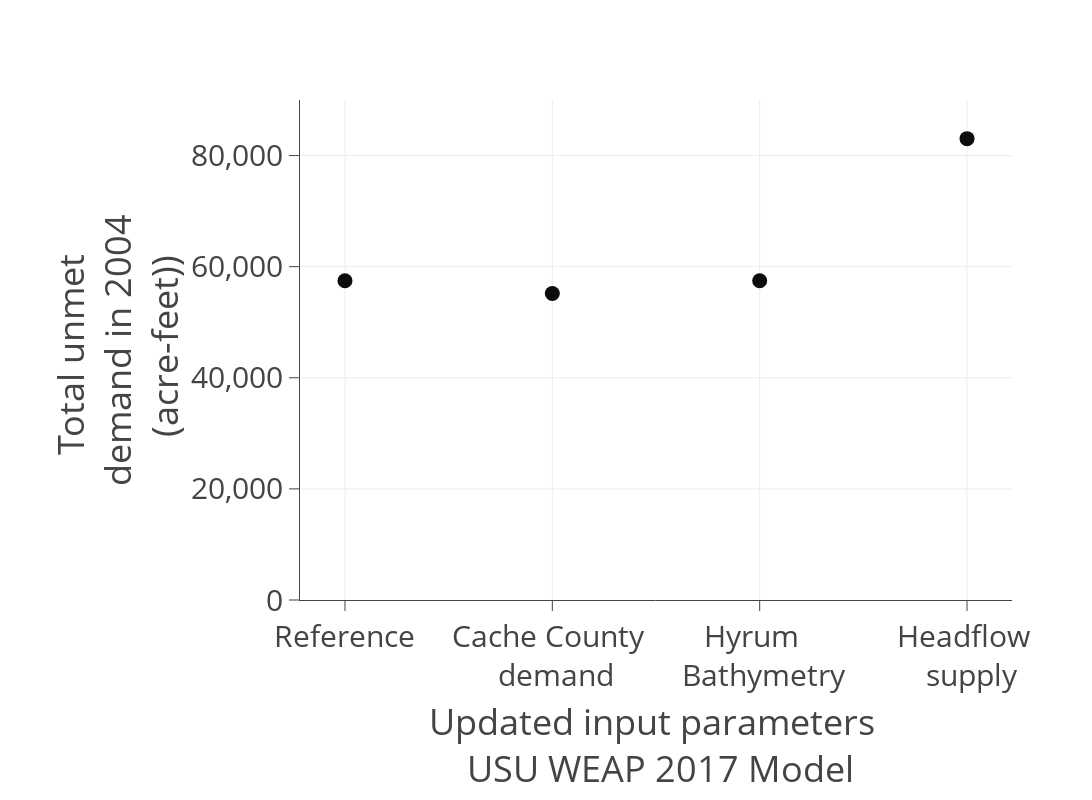

Notebook code for this chart:
### Code cell
xx=['Reference','Cache County <br> demand','Hyrum  <br> Bathymetry','Headflow <br> supply']

yy=[57472,55160,57462,83039]

ss= go.Scatter(
            x=xx,
            y=yy,
            mode = 'markers',
            marker = dict(
                size =15,
                color = '#0c0c0c',
                maxdisplayed=20,
                symbol ='circle',
                )
)

data=[ss]

layout = dict(
    #title = "Use Case 3.3",
    yaxis = dict(
        title = "Total unmet <br> demand in 2004 <br> (acre-feet))",
        tickformat= ',',
        showline=True,
        dtick='20000',
        ticks='outside',
        ticklen=10,
         range = ['0', '90000']


                ),
    
    xaxis = dict(
        title = "Updated input parameters <br> USU WEAP 2017 Model",
        showline=True,
        ticks='outside',

        ticklen=10
                    ),
    legend=dict(
        x=0.1,y=0.6,
          bordercolor='#00000',
            borderwidth=2
        
               ),
    width=1200,
    height=800,
    #paper_bgcolor='rgb(233,233,233)',
    #plot_bgcolor='rgb(233,233,233)',
    margin=go.Margin(l=300,b=200),
    font=dict(size=30)
             )
# create a figure object
fig = dict(data=data, layout=layout)
#py.iplot(fig, filename = "2.3Identify_SeasonalValues") 


## it can be run from the local machine on Pycharm like this like below
## It would also work here offline but in a seperate window  
offline.iplot(fig,filename = 'jupyter/UnmentDemand@BirdRefuge' )

### Figure 1 — Plotly figure (JSON) as saved in the notebook; plotly's stock layout.template omitted (floating-point values rounded to 4 significant figures)
{"data": [{"marker": {"color": "#0c0c0c", "maxdisplayed": 20, "size": 15, "symbol": "circle"}, "mode": "markers", "type": "scatter", "x": ["Reference", "Cache County <br> demand", "Hyrum  <br> Bathymetry", "Headflow <br> supply"], "y": [57472, 55160, 57462, 83039]}], "layout": {"font": {"size": 30}, "height": 800, "legend": {"bordercolor": "#00000", "borderwidth": 2, "x": 0.1, "y": 0.6}, "margin": {"b": 200, "l": 300}, "width": 1200, "xaxis": {"showline": true, "ticklen": 10, "ticks": "outside", "title": "Updated input parameters <br> USU WEAP 2017 Model"}, "yaxis": {"dtick": "20000", "range": ["0", "90000"], "showline": true, "tickformat": ",", "ticklen": 10, "ticks": "outside", "title": "Total unmet <br> demand in 2004 <br> (acre-feet))"}}}
